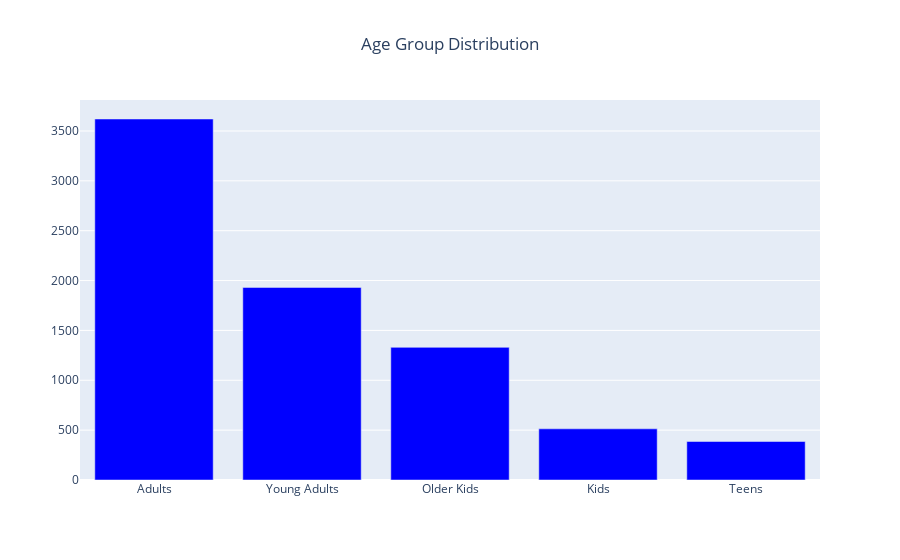

Source (notebook cell):
### Code cell
df['age_group'] = df['rating']
MR_age = {'TV-MA': 'Adults',
          'R': 'Adults',
          'PG-13': 'Teens',
          'TV-14': 'Young Adults',
          'TV-PG': 'Older Kids',
          'NR': 'Adults',
          'TV-G': 'Kids',
          'TV-Y': 'Kids',
          'TV-Y7': 'Older Kids',
          'PG': 'Older Kids',
          'G': 'Kids',
          'NC-17': 'Adults',
          'TV-Y7-FV': 'Older Kids',
          'UR': 'Adults'}
df['age_group'] = df['age_group'].map(MR_age)

val = df['age_group'].value_counts().index
cnt = df['age_group'].value_counts().values

fig = go.Figure([go.Bar(x=val, y=cnt, marker_color='blue')])
fig.update_layout(title_text='Age Group Distribution', title_x=0.5)
fig.show()

### Figure 1 — Plotly figure (JSON) as saved in the notebook; plotly's stock layout.template omitted (floating-point values rounded to 4 significant figures)
{"data": [{"marker": {"color": "blue"}, "type": "bar", "x": ["Adults", "Young Adults", "Older Kids", "Kids", "Teens"], "y": [3620, 1931, 1330, 513, 386]}], "layout": {"title": {"text": "Age Group Distribution", "x": 0.5}}}
